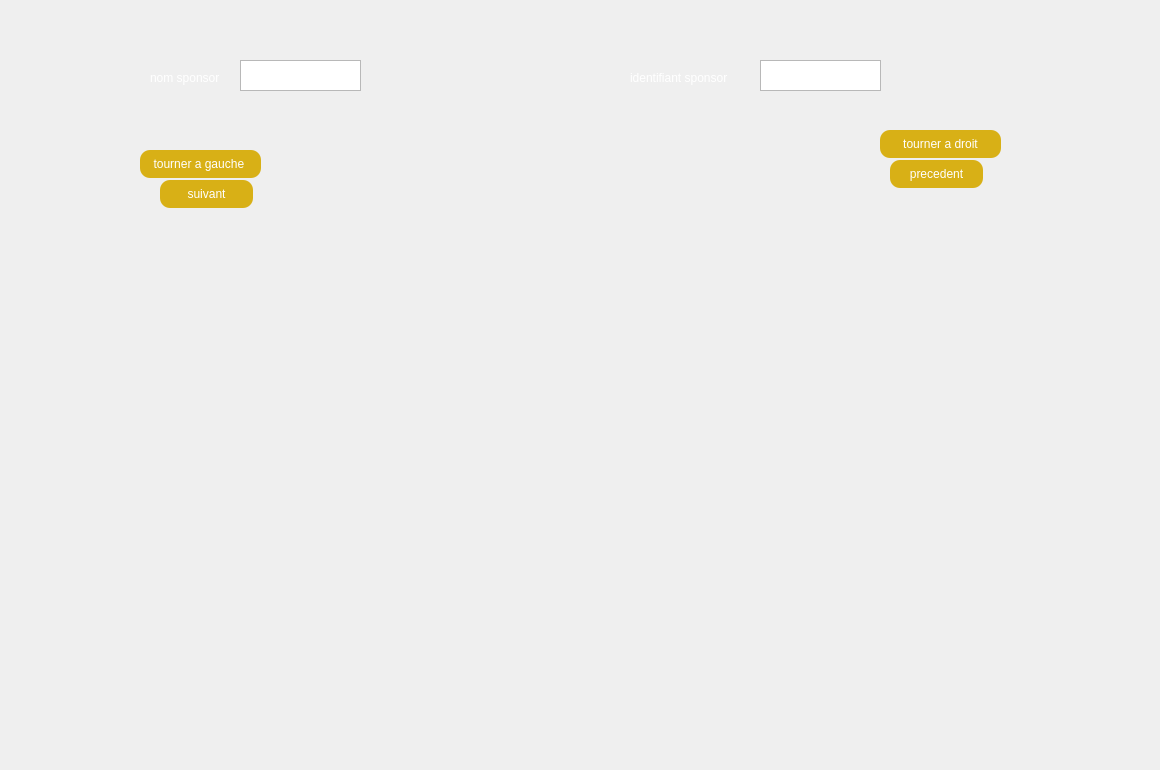
        <widget class="QWidget" name="tab_40">
         <attribute name="title">
          <string>publicité</string>
         </attribute>
         <widget class="QLabel" name="graph_41">
          <property name="geometry">
           <rect>
            <x>0</x>
            <y>0</y>
            <width>1151</width>
            <height>761</height>
           </rect>
          </property>
          <property name="text">
           <string/>
          </property>
          <property name="pixmap">
           <pixmap>../../../Downloads/Untitled-1 copy.png</pixmap>
          </property>
         </widget>
         <widget class="QLabel" name="label_144">
          <property name="geometry">
           <rect>
            <x>150</x>
            <y>70</y>
            <width>131</width>
            <height>16</height>
           </rect>
          </property>
          <property name="styleSheet">
           <string notr="true">color :rgb(255, 255, 255)</string>
          </property>
          <property name="text">
           <string>nom sponsor</string>
          </property>
         </widget>
         <widget class="QPushButton" name="motpred">
          <property name="geometry">
           <rect>
            <x>880</x>
            <y>130</y>
            <width>121</width>
            <height>28</height>
           </rect>
          </property>
          <property name="styleSheet">
           <string notr="true">color: rgb(255, 255, 255);
background-color:  QLinearGradient(x1: 0, y1: 0, x2: 0, y2: 1, stop: 0#D8B016, stop: 1 #D8B016);
 border-radius: 10;</string>
          </property>
          <property name="text">
           <string>tourner a droit</string>
          </property>
         </widget>
         <widget class="QTextBrowser" name="nmp">
          <property name="geometry">
           <rect>
            <x>240</x>
            <y>60</y>
            <width>121</width>
            <height>31</height>
           </rect>
          </property>
         </widget>
         <widget class="QPushButton" name="modsuiv">
          <property name="geometry">
           <rect>
            <x>140</x>
            <y>150</y>
            <width>121</width>
            <height>28</height>
           </rect>
          </property>
          <property name="styleSheet">
           <string notr="true">color: rgb(255, 255, 255);
background-color:  QLinearGradient(x1: 0, y1: 0, x2: 0, y2: 1, stop: 0#D8B016, stop: 1 #D8B016);
 border-radius: 10;</string>
          </property>
          <property name="text">
           <string>tourner a gauche </string>
          </property>
         </widget>
         <widget class="QTextBrowser" name="idp">
          <property name="geometry">
           <rect>
            <x>760</x>
            <y>60</y>
            <width>121</width>
            <height>31</height>
           </rect>
          </property>
         </widget>
         <widget class="QLabel" name="label_145">
          <property name="geometry">
           <rect>
            <x>630</x>
            <y>70</y>
            <width>181</width>
            <height>16</height>
           </rect>
          </property>
          <property name="styleSheet">
           <string notr="true">color :rgb(255, 255, 255)
</string>
          </property>
          <property name="text">
           <string>identifiant sponsor</string>
          </property>
         </widget>
         <widget class="QPushButton" name="pred">
          <property name="geometry">
           <rect>
            <x>160</x>
            <y>180</y>
            <width>93</width>
            <height>28</height>
           </rect>
          </property>
          <property name="styleSheet">
           <string notr="true">color: rgb(255, 255, 255);
background-color:  QLinearGradient(x1: 0, y1: 0, x2: 0, y2: 1, stop: 0#D8B016, stop: 1 #D8B016);
 border-radius: 10;</string>
          </property>
          <property name="text">
           <string>suivant</string>
          </property>
         </widget>
         <widget class="QPushButton" name="suiv">
          <property name="geometry">
           <rect>
            <x>890</x>
            <y>160</y>
            <width>93</width>
            <height>28</height>
           </rect>
          </property>
          <property name="styleSheet">
           <string notr="true">color: rgb(255, 255, 255);
background-color:  QLinearGradient(x1: 0, y1: 0, x2: 0, y2: 1, stop: 0#D8B016, stop: 1 #D8B016);
 border-radius: 10;</string>
          </property>
          <property name="text">
           <string>precedent</string>
          </property>
         </widget>
         <widget class="QLabel" name="pub">
          <property name="geometry">
           <rect>
            <x>350</x>
            <y>250</y>
            <width>431</width>
            <height>391</height>
           </rect>
          </property>
          <property name="text">
           <string/>
          </property>
         </widget>
        </widget>
